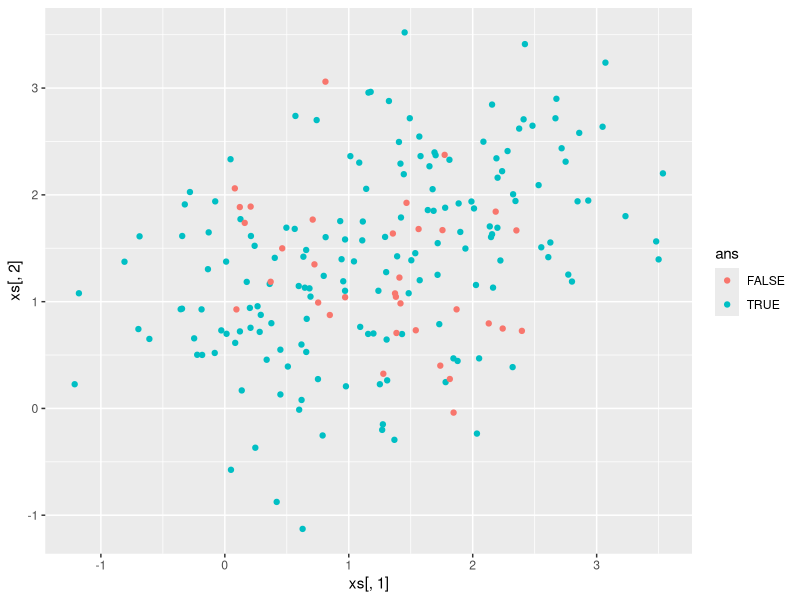

Generate this figure with R:
prepareData = function(n){
  means = runif(2, 0, 1)
  vars = runif(4, 0.5, 1)
  
  x11 = rnorm(n, means[1], vars[1])
  x12 = rnorm(n, means[2], vars[2])
  x21 = rnorm(n, means[1] + 1, vars[3])
  x22 = rnorm(n, means[2] + 1, vars[4])
  
  x1 = c(x11, x21)
  x2 = c(x12, x22)
  y = c(rep(1, n), rep(-1, n))
  
  d = data.frame(y, x1, x2)
  #graph = ggplot(data, mapping = aes(y = x2, x = x1, color = as.factor(y)))
  #plot(graph + geom_point())
  return(d)
}

estimation = function(data, newx){
  newx = matrix(newx)
  x1 = t(data.matrix(data[,(2:3)][which(data[,1] == 1),]))
  x2 = t(data.matrix(data[,(2:3)][which(data[,1] == -1),]))
  mu1 = rowMeans(x1)
  mu2 = rowMeans(x2)
  cov1 = ((x1 - mu1) %*% t(x1 - mu1)) / length(x1)
  cov2 = ((x2 - mu2) %*% t(x2 - mu2)) / length(x2)
  p1 = exp(-0.5 * t(newx - mu1) %*% solve(cov1) %*% (newx - mu1)) / sqrt((2 * pi) ^ length(newx) * det(cov1))
  p2 = exp(-0.5 * t(newx - mu2) %*% solve(cov2) %*% (newx - mu2)) / sqrt((2 * pi) ^ length(newx) * det(cov2))
  return(ifelse(p1 > p2, 1, -1))
}

main = function(n){
  library(ggplot2)
  data = prepareData(n)
  xs = data.matrix(data[,(2:3)])
  ys = data.matrix(data[1])
  ans = apply(xs, 1, function(x){estimation(data, x)}) == ys
  lossdata = data.frame(ans, xs)
  graph = ggplot(lossdata, mapping = aes(y = xs[,2], x = xs[,1], color = ans))
  plot(graph + geom_point())
  print(1 - sum(ans) / (2 * n))
}

main(100)